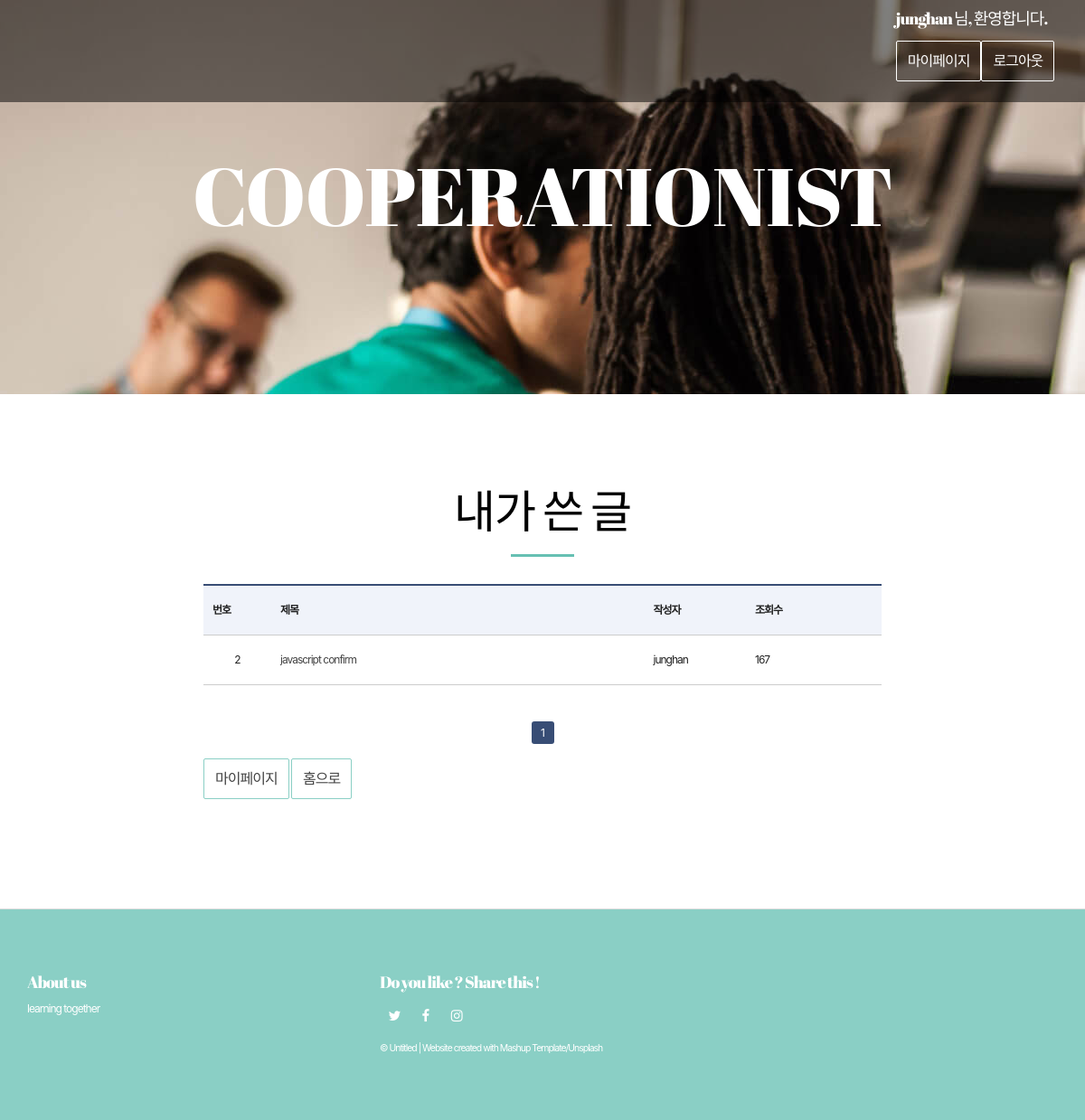
/myWriting/ (signed in), run on an earlier commit of the app's database.
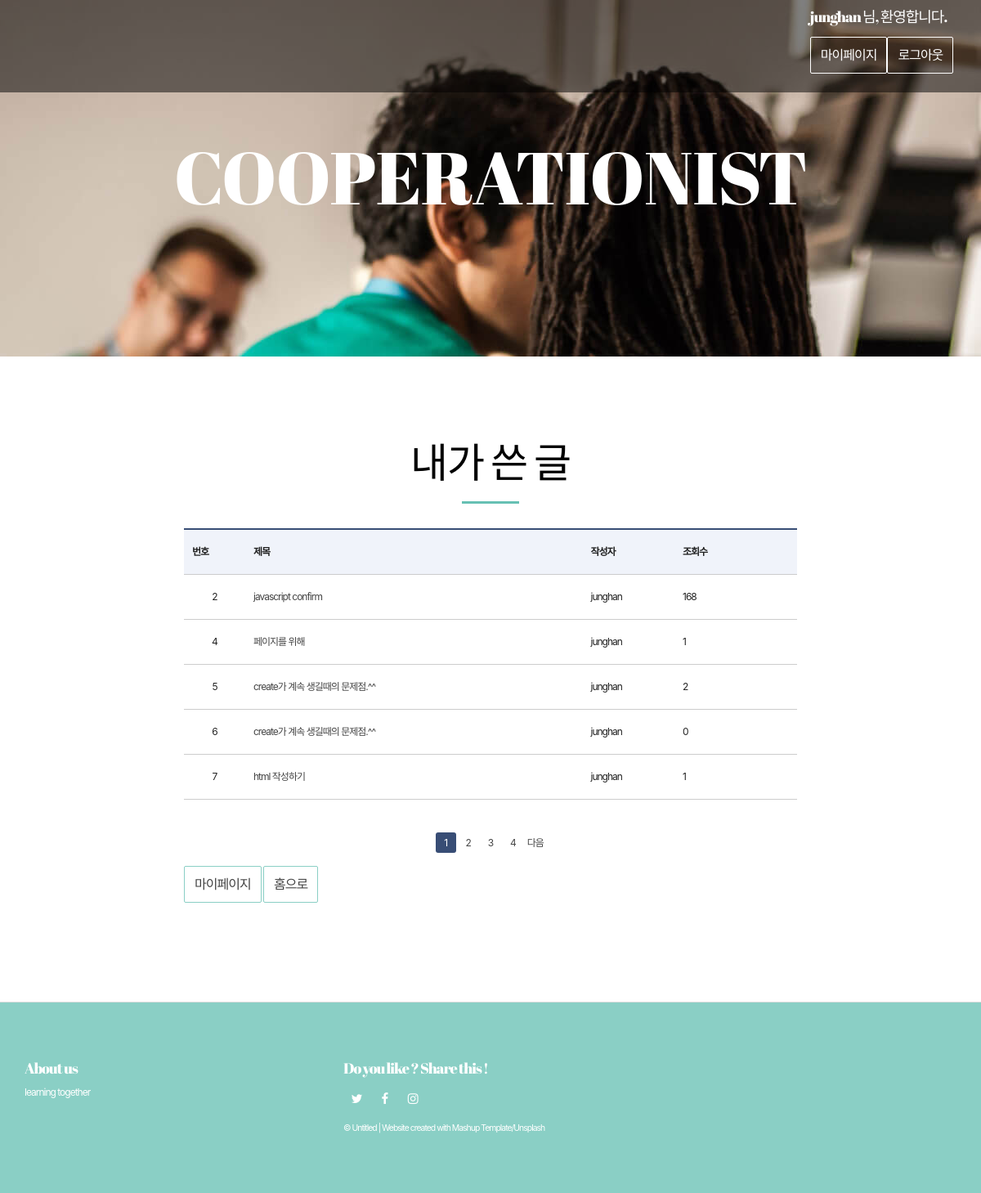
And on a later commit of the database.
### web01/models.py (models this page shows)
class Content(models.Model):
    objects = models.Manager()
    title = models.CharField(max_length=105)
    context = models.CharField(max_length=225)
    cnt = models.IntegerField(default=0)
    userId = models.ForeignKey(User, on_delete=models.CASCADE)

class User(models.Model):
    objects = models.Manager()
    user_id = models.CharField(max_length=50)
    password = models.CharField(max_length=50)

### web01/views.py (the view)
# urls.py: re_path(r'myWriting/$', views.myWriting, name="myWriting"),
def myWriting(request):
    user = request.session['user']
    user = User.objects.get(user_id=user)
    contents = Content.objects.all().filter(userId=user)
    page = request.GET.get('page',1)
    paginator = Paginator(contents,5)
    page_obj = paginator.get_page(page)
    return render(request, 'web01/myWriting.html', {'contents':page_obj})

### web01/templates/web01/myWriting.html (shortened to what this page needs)
{% extends 'web01/base.html' %}
{% block content %}
<div class="section-container" id="contact-section-container">
    <div class="container contact-form-container">
        <div class="row">
            <div class="col-xs-12 col-md-offset-2 col-md-8">
                <div class="section-container-spacer">
                    <h2 class="text-center">내가 쓴 글</h2>
                </div>
                <table class="bbsListTbl" summary="번호,제목,조회수 등을 제공하는 표">
                    <thead>
                        <tr>
                            <th scope="col">번호</th>
                            <th scope="col">제목</th>
                            <th scope="col">작성자</th>
                            <th scope="col">조회수</th>
                        </tr>
                    </thead>
                    <tbody>
                        {% for content in contents %}
                        <form action="./myArticle/?id={{content.id}}" method="GET">
                            <div name='content'>
                                <tr>
                                    <td>{{ content.id }}</td>
                                    <td class="tit_notice"><a href="./myArticle/?id={{content.id}}">{{content.title}}</a></td>
                                    <td class="tit_notice">{{content.userId.user_id}}</a> </td>
                                    <td class="tit_notice">{{content.cnt}}</a> </td>
                                </tr>
                            </div>
                        </form>
                        {% endfor %}
                    </tbody>
                </table>
			<div class="pagination">
                {% for page_number in contents.paginator.page_range %}
                {% if page_number >= contents.number|add:-3 and page_number <= contents.number|add:3 %}
                    {% if page_number == contents.number %}
                    <a href="./?page={{ page_number }}"><span class="pagenum currentpage">{{page_number}}</span></a>
                    {% else %}
                    <a href="./?page={{ page_number }}"><span class="pagenum ">{{page_number}}</span></a>
                    {% endif %}
                {% endif %}
                {% endfor %}
                {% if contents.has_next %}
                <a href="./?page={{ contents.next_page_number }}"><span class="pagenum ">다음</span></a>
                {% endif %}
            </div>
                    <p>
                        <br>
                        <a href="{%url 'myPage'%}" class="btn btn-default">마이페이지</a>
                        <a href="{%url 'index'%}" class="btn btn-default">홈으로</a>
                    </p>
            </div>
        </div>
    </div>
</div>
{% endblock %}

What changed in the data, as far as the page shows it:
changed Content "javascript confirm": cnt "167" → "168"
added Content: id "4", title "페이지를 위해", userId.user_id "junghan", cnt "1"
added Content: id "5", title "create가 계속 생길때의 문제점.^^", userId.user_id "junghan", cnt "2"
added Content: id "6", title "create가 계속 생길때의 문제점.^^", userId.user_id "junghan", cnt "0"
added Content: id "7", title "html 작성하기", userId.user_id "junghan", cnt "1"
Also different on the page:
new list line: "2"
new list line: "3"
new list line: "4"
text now shown: "다음"
